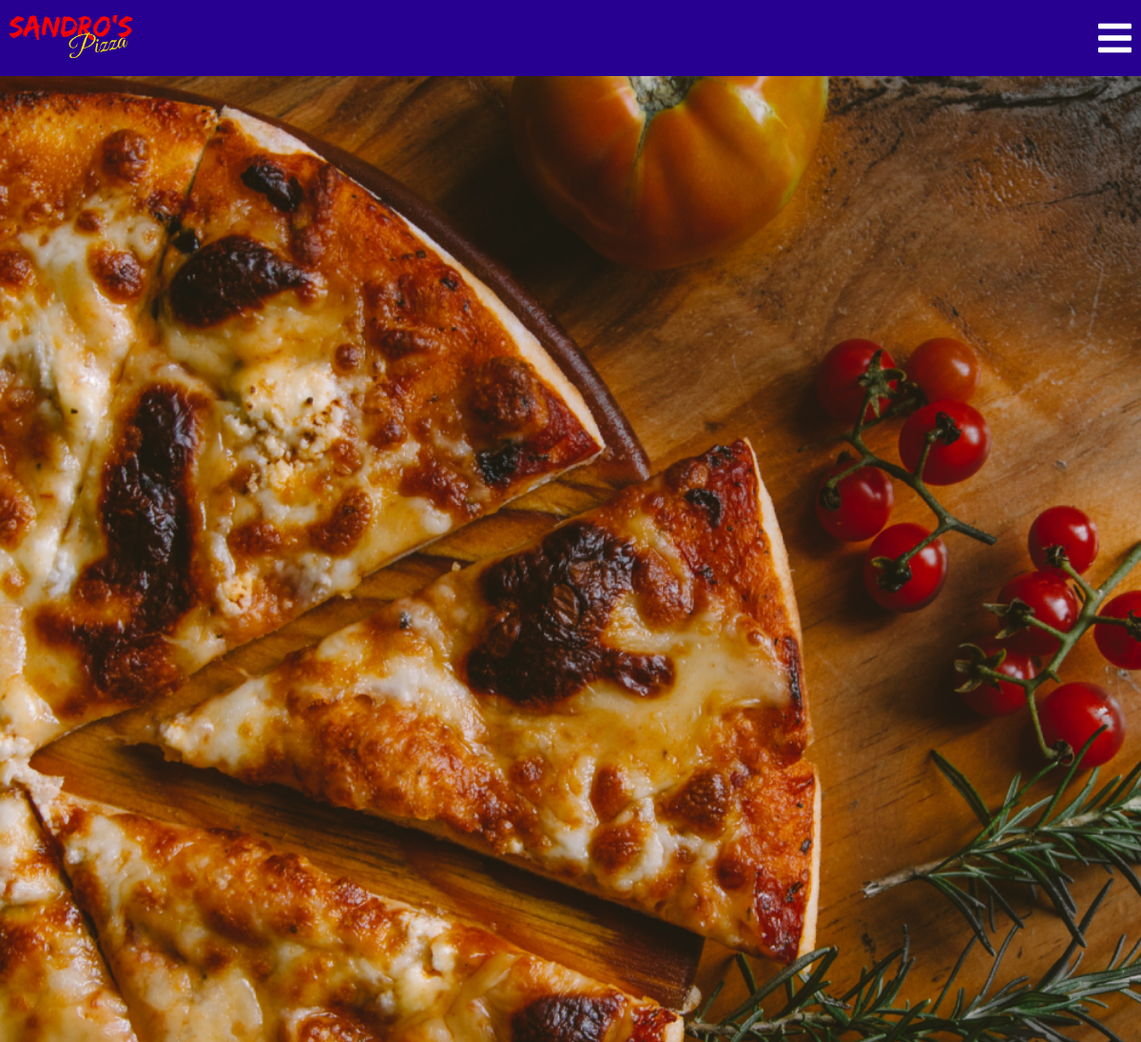
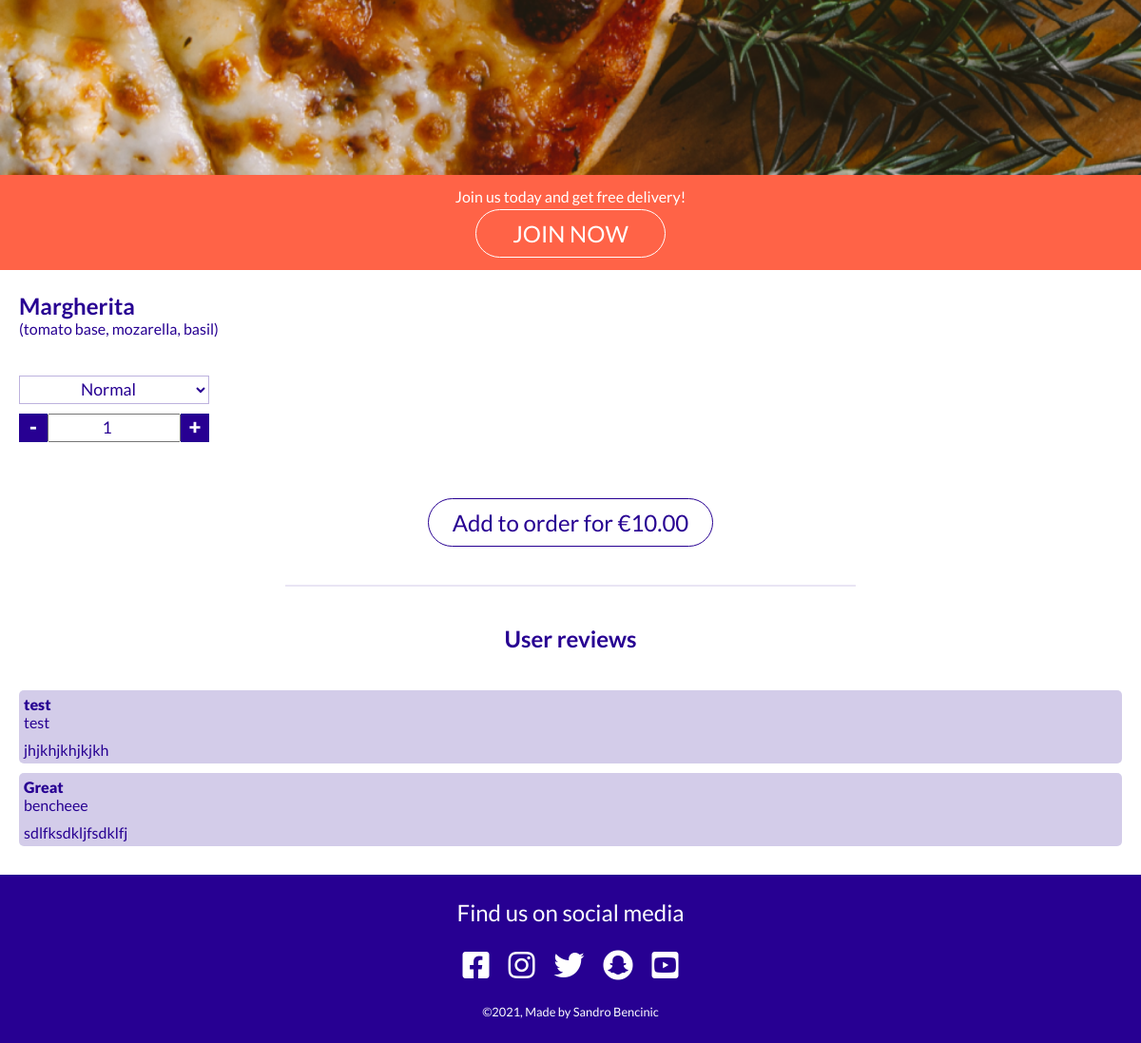
The app's page /product/item/1 with its own data (2 pictures, top to bottom).
### product/models.py (models this page shows, shortened)
class Item(models.Model):
    name = models.CharField(max_length=50)
    ingredients = models.CharField(max_length=100)
    price = models.DecimalField(max_digits=10, decimal_places=2)
    image = models.ImageField(null=True, blank=True)

class Review(models.Model):
    user_profile = models.ForeignKey(User, on_delete=models.CASCADE)
    item = models.ForeignKey(Item, on_delete=models.CASCADE)
    title = models.CharField(max_length=50)
    content = models.TextField()

### product/views.py (the view)
# urls.py: path('item/<item_id>', item, name='item'),
def item(request, item_id):
    for review in Review.objects.all():
        print(review.user_profile.username)
    context = {
        'item': Item.objects.get(id=item_id),
        'reviews': reversed(Review.objects.all()),
        'show_bag': True
    }
    return render(request, 'product/item.html', context)

### order/contexts.py (called while the page is built, shortened)
def contexts(request):
    bag_items = []
    grand_total = 0
    if request.user.is_authenticated:
        delivery_fee = 0
    else:
        delivery_fee = 2
    grand_total += delivery_fee
    order_time = None
    bag = request.session.get('bag', {})
    context = {
        'bag_items': bag_items,
        'grand_total': grand_total,
        'order_time': order_time,
        'delivery_fee': delivery_fee,
    }
    return context

### product/templates/product/item.html (shortened to what this page needs)
{% extends 'base.html' %}
{% load static %}
{% block content %}
    <img class="bg-main" src="{% static 'images/bg-main-mobile.webp' %}" alt="pizza on wooden table - top perspective">
    {% if user.is_anonymous %}
        <div class="subscribe">
            <p class="subscribe__text">Join us today and get free delivery!</p>
            <a href="{% url 'account_signup' %}" class="subscribe__btn btn">JOIN NOW</a>
        </div>
    {% endif %}
    <div class="item">
        <h2 class="item__title">{{ item.name }}</h2>
        <p class="item__description">{{ item.ingredients }}</p>
        <form action="{% url 'add_item' item.id %}" method="post" class="item__form">
            <select id="item-size" name="size">
                <option value="normal" selected>Normal</option>
            </select>
            <div class="item__quantity">
                <div class="item__minus">-</div>
                <input type="number" name="quantity" id="item-quantity" min="1" value="1" >
                <div class="item__plus">+</div>
            </div>
            <div class="center">
                <button class="btn btn--item" type="submit">
                    Add to order for €<span id="item-price">{{ item.price }}</span>
                </button>
            </div>
        </form>
        <hr class="hr-index">
        <div class="comment">
            <h2 class="comment__title">User reviews</h2>
            {% if reviews %}
                {% for review in reviews %}
                <div class="comment-single">
                    <div class="comment-single__title">
                        <p>{{ review.title }}</p>
                        <p>{{ review.user_profile }}</p>
                    </div>
                    <div class="comment-single__text">{{ review.content }}
                    </div>
                </div>
                {% endfor %}
            {% else %}
            <p style="text-align: center;">No reviews yet.</p>
            {% endif %}
        </div>
    </div>
{% endblock content %}

### static/css/style.css (style rules this page uses)
* { position: relative; box-sizing: border-box; margin: 0; padding: 0; }
*, a { font-family: 'Lato', sans-serif; color: black; }
body { min-height: 100vh; display: flex; flex-direction: column; justify-content: space-between; }
a { text-decoration: none; }
.btn { display: block; background-color: transparent; border: 1px solid rgb(39, 0, 146); border-radius: 40px; color: rgb(39, 0, 146); padding: 10px; width: 200px; font-size: 1.5rem; text-align: center; }
.bg-main { width: 100%; }
.subscribe { display: flex; flex-direction: column; align-items: center; justify-content: space-evenly; background-color: tomato; height: 100px; padding: 10px; top: -3px; text-align: center; }
.subscribe__text, .subscribe__btn { color: white; }
.subscribe__btn { border-color: white; }
.hr-index { border: 1px solid rgb(39, 0, 146, 0.1); width: 50vw; margin: 0 auto; }
.item { padding: 20px; }
.item * { color: rgb(39, 0, 146);; }
.item__quantity { display: flex; }
#item-size { outline: none; border: 1px solid rgb(39, 0, 146, 0.3); height: 30px; width: 200px; font-size: 1.1rem; text-align: center; background-color: white; }
#item-quantity { font-size: 1.1rem; text-align: center; width: 140px; }
.item__minus, .item__plus { height: 30px; width: 30px; background-color: rgb(39, 0, 146); color: white; font-weight: 900; font-size: 1.4rem; text-align: center; }
.item__form { margin-top: 40px; margin-bottom: 40px; height: 180px; display: flex; flex-direction: column; justify-content: space-between; }
.btn--item { margin-top: 50px; width: 300px; }
.comment { margin: 40px auto 0 auto; }
.comment__title { text-align: center; }
.comment-single { background-color: rgb(39, 0, 146, 0.2); padding: 5px; border-radius: 5px; margin-bottom: 10px; }
.comment-single__title { margin-bottom: 10px; }
.comment-single__title p:first-of-type { font-weight: 900; }
.comment-single__text { text-align: justify; white-space: pre-line; }
.comment__title { text-align: center; color: rgb(39, 0, 146); margin-bottom: 40px; }
.center { display: flex; justify-content: center; }

### records on screen
Item: name "Margherita", ingredients "(tomato base, mozarella, basil)", price "10.00"
Review: title "test", user_profile "test", content "jhjkhjkhjkjkh"
Review: title "Great", user_profile "bencheee", content "sdlfksdkljfsdklfj"
